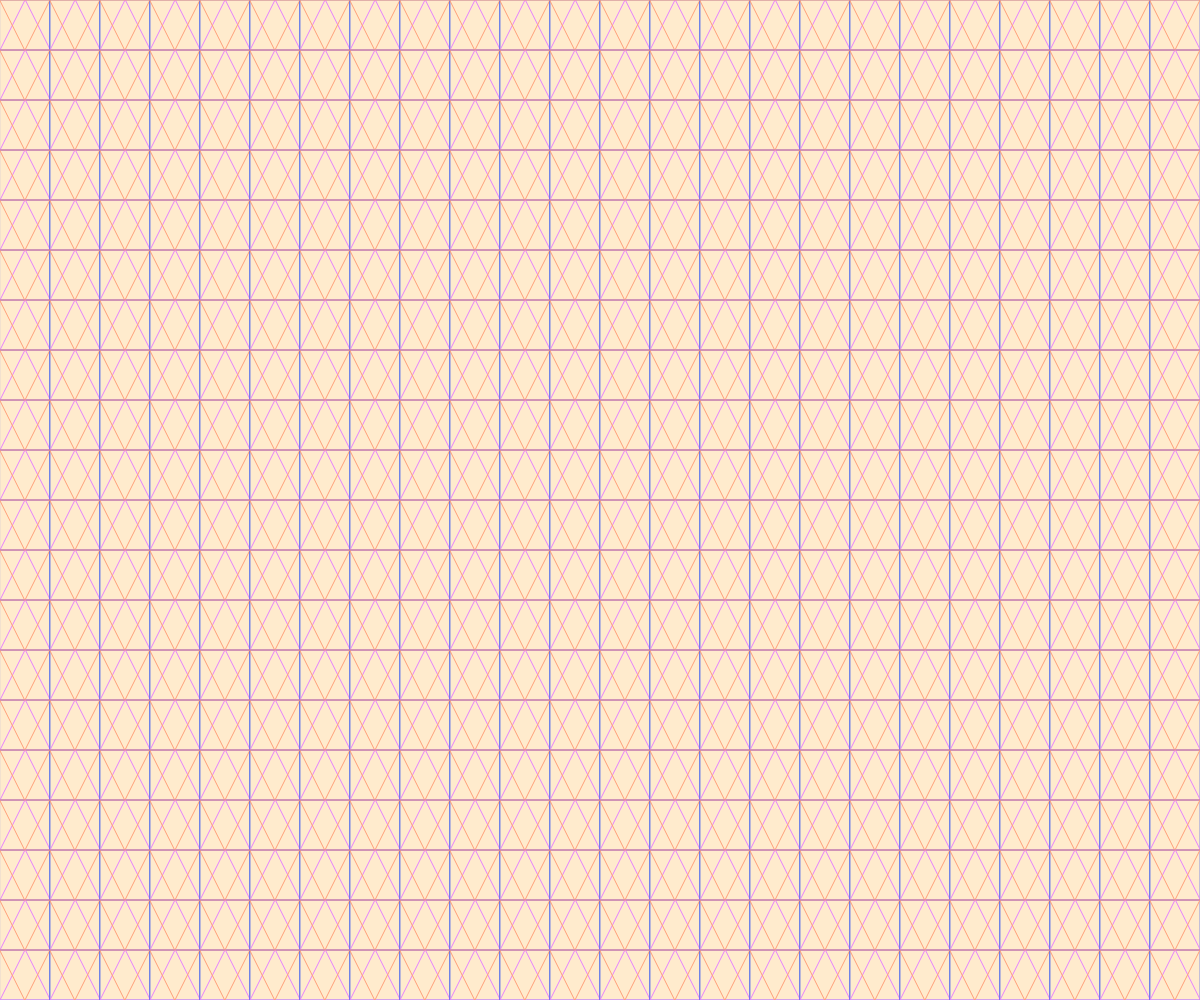
Frame 1 (no input)
Frame 60 (no input): identical to frame 1, image omitted
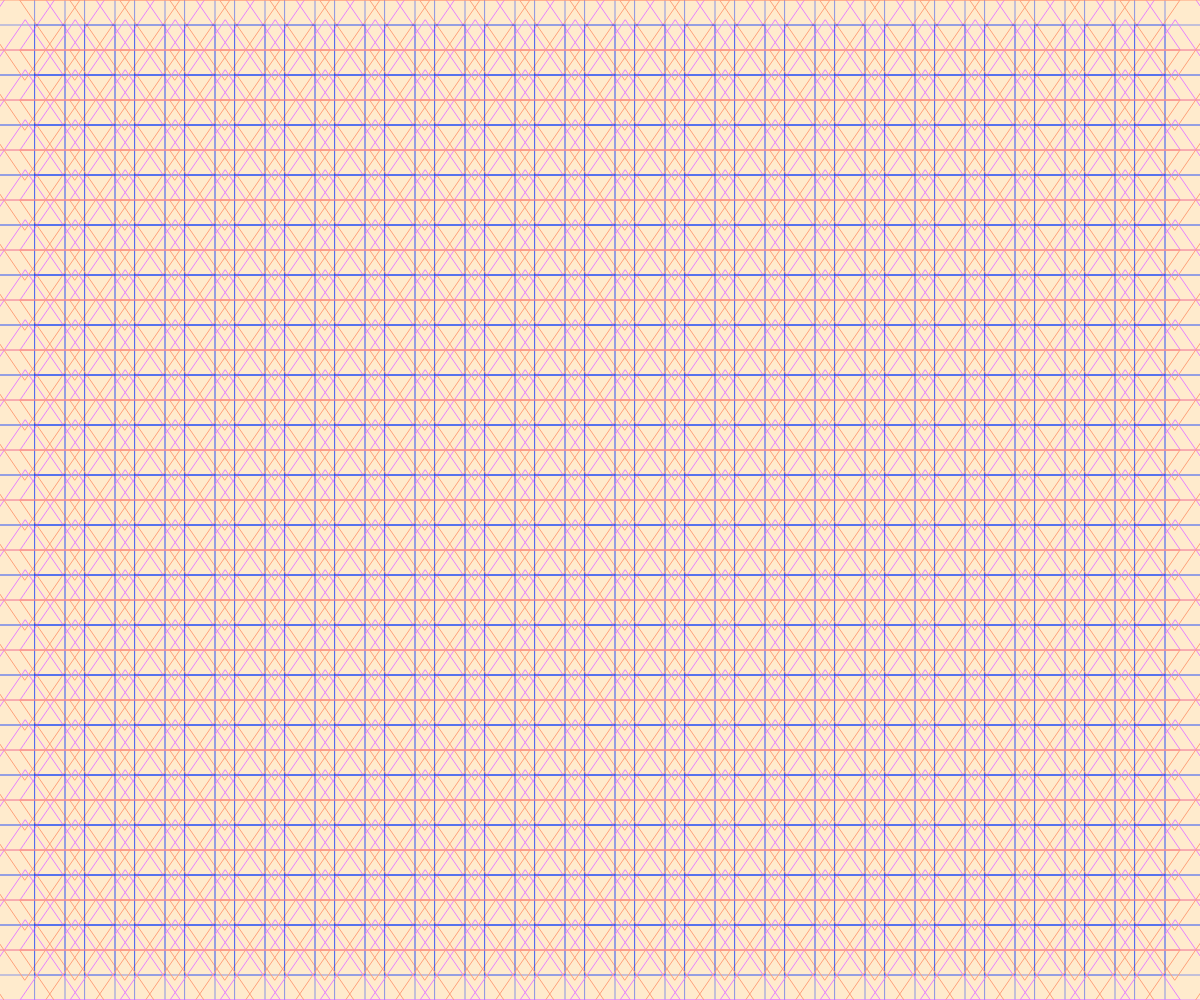
Frame 120 (the mouse pressed at the canvas centre since frame 60)

The p5.js sketch that drew these frames (run headless with seeded random() and noise() and a simulated clock; from frame 60 on, the mouse is pressed at the canvas centre):

// p5.js sketch
// ── sketch.js
function setup() {
  createCanvas(windowWidth, windowHeight);
}

function draw() {
  background(255,235,205); //背景黑色
  noFill() //不要充滿顏色
  rectMode(CENTER)

  for(var j=0;j<(height/50);j++){
    for(var i=0;i<(width/50);i++){
      stroke(0,51,255,120)
      rect((25+50*i),(25+50*j),50+mouseX/20,50+mouseY/10) //在座標(25,25)畫一個邊長50的方形
      stroke("#E680FF")
      triangle((25+50*i),(0+50*j-mouseX/20),(0+50*i-mouseX/20),(50+50*j),(50+50*i+mouseX/20),(50+50*j)) //讓三角形各個頂點隨著滑鼠X座標的移動，有趨離中心的感覺，如三角形最上面的頂點，就讓它隨著滑鼠移動，越來越往上，形成離開三角形中心點的感覺。
      stroke("#FFA07A")
      triangle((0+50*i-mouseX/20),(0+50*j),(50+50*i+mouseX/20),(0+50*j),(25+50*i),(50+50*j+mouseX/20)) //同上
    }
  }
}
